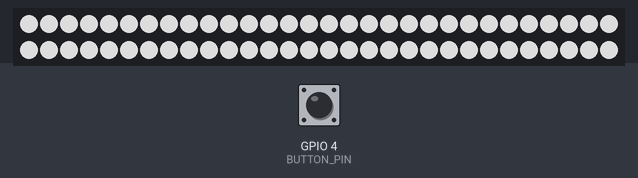
This sketch was run on a simulated ESP32. Parts: 60 RGB LEDs in strip order, left to right, continuing on the next row. The inputs (shaded band) are chosen by the test bench; at power-on: GPIO 4 (BUTTON_PIN) HIGH. Dim RGB values are drawn brighter than linear; what the sketch prints to the serial monitor is not drawn.

Above: at 1.2 s.
1.3 s: GPIO 4 (BUTTON_PIN) pulled LOW for 0.15 s
At 1.67 s:
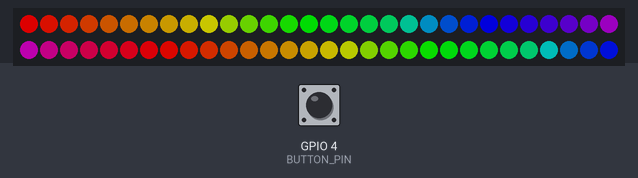
2.0 s: GPIO 4 (BUTTON_PIN) pulled LOW for 1 s
At 3.54 s:
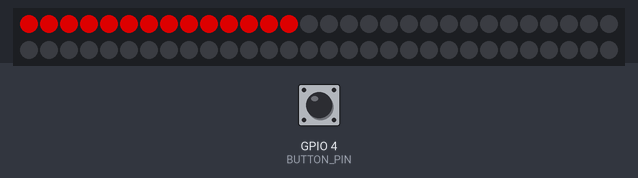
3.6 s: GPIO 4 (BUTTON_PIN) pulled LOW for 0.15 s
At 4.53 s:
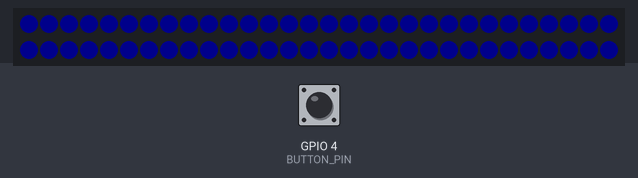
Timing chart, 0 to 6.6 s (numbered marks = the images above; inputs shaded):
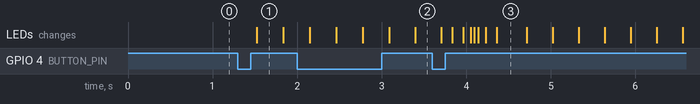

Measured:
- after the input at 1.3 s, the LEDs: change after 0.22 s (image 1)
- after the input at 2.0 s, the LEDs: first differ from a run without the input after 1.4 s (image 2)
- after the input at 3.6 s, the LEDs: first differ from a run without the input after 0.23 s (image 3 shows a later state)

The sketch:

esp32_led_button.ino
```cpp
#include <FastLED.h>

// ─── PIN CONFIG ──────────────────────────────────────────────
#define LED_PIN       5      // Data pin → WS2812B DIN
#define BUTTON_PIN    4      // Button pin (use INPUT_PULLUP)
#define NUM_LEDS      60     // Change to your strip length
#define LED_TYPE      WS2812B
#define COLOR_ORDER   GRB
#define BRIGHTNESS    150    // 0–255
// ─────────────────────────────────────────────────────────────

CRGB leds[NUM_LEDS];

// Button debounce
int        lastButtonState  = HIGH;
int        buttonState      = HIGH;
unsigned long lastDebounceTime = 0;
const unsigned long DEBOUNCE_DELAY = 50;

// Mode tracking
int   currentMode   = 0;
const int NUM_MODES = 5;

// Hue tracker for rainbow
uint8_t hue = 0;

// ─── SETUP ───────────────────────────────────────────────────
void setup() {
  Serial.begin(115200);

  FastLED.addLeds<LED_TYPE, LED_PIN, COLOR_ORDER>(leds, NUM_LEDS)
    .setCorrection(TypicalLEDStrip);
  FastLED.setBrightness(BRIGHTNESS);
  FastLED.clear();
  FastLED.show();

  pinMode(BUTTON_PIN, INPUT_PULLUP);

  Serial.println("ESP32 LED Strip Ready!");
  Serial.println("Press button to cycle modes.");
}

// ─── MAIN LOOP ───────────────────────────────────────────────
void loop() {
  handleButton();
  runCurrentMode();
  FastLED.show();
  delay(20);
}

// ─── BUTTON HANDLER ──────────────────────────────────────────
void handleButton() {
  int reading = digitalRead(BUTTON_PIN);

  if (reading != lastButtonState) {
    lastDebounceTime = millis();
  }

  if ((millis() - lastDebounceTime) > DEBOUNCE_DELAY) {
    if (reading != buttonState) {
      buttonState = reading;

      // Trigger on release (LOW → HIGH with INPUT_PULLUP)
      if (buttonState == HIGH) {
        currentMode = (currentMode + 1) % NUM_MODES;
        FastLED.clear();
        Serial.print("Mode → ");
        Serial.println(currentMode);
      }
    }
  }

  lastButtonState = reading;
}

// ─── MODE DISPATCHER ─────────────────────────────────────────
void runCurrentMode() {
  switch (currentMode) {
    case 0: modeSolidWhite();   break;
    case 1: modeRainbow();      break;
    case 2: modeColorWipe();    break;
    case 3: modePulse();        break;
    case 4: modeOff();          break;
  }
}

// ─── MODE 0: SOLID WHITE ─────────────────────────────────────
void modeSolidWhite() {
  fill_solid(leds, NUM_LEDS, CRGB::White);
}

// ─── MODE 1: RAINBOW CYCLE ───────────────────────────────────
void modeRainbow() {
  fill_rainbow(leds, NUM_LEDS, hue, 7);
  hue++;
}

// ─── MODE 2: COLOR WIPE (Red → Green → Blue) ─────────────────
void modeColorWipe() {
  static int   pos         = 0;
  static int   colorIndex  = 0;
  static CRGB  colors[]    = { CRGB::Red, CRGB::Green, CRGB::Blue };

  leds[pos] = colors[colorIndex];
  pos++;

  if (pos >= NUM_LEDS) {
    pos = 0;
    colorIndex = (colorIndex + 1) % 3;
    FastLED.clear();
  }
}

// ─── MODE 3: BREATHING PULSE (blue) ──────────────────────────
void modePulse() {
  static uint8_t val  = 0;
  static int8_t  dir  = 1;

  fill_solid(leds, NUM_LEDS, CHSV(160, 255, val));  // Blue hue
  val += dir * 3;
  if (val >= 255 || val <= 0) dir = -dir;
}

// ─── MODE 4: OFF ─────────────────────────────────────────────
void modeOff() {
  FastLED.clear();
}
```
